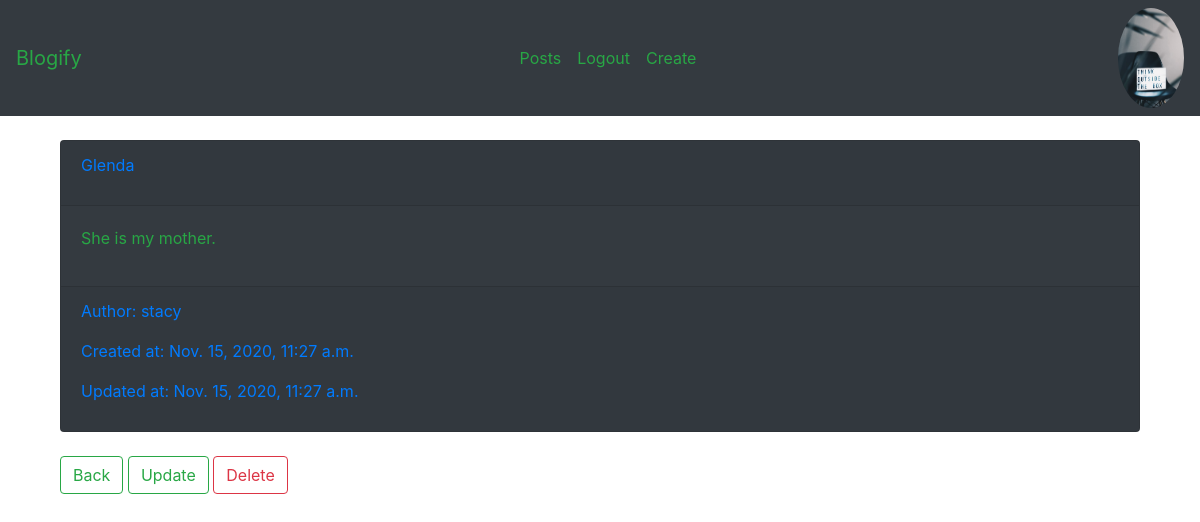
The page /posts/post/2/ (signed in) on the database its author committed.
### profiles/models.py (models this page shows, shortened)
class Profile(models.Model):
    first_name = models.CharField(max_length=100, null=True, blank=True)
    middle_name = models.CharField(max_length=100, null=True, blank=True)
    last_name = models.CharField(max_length=100, null=True, blank=True)
    user = models.OneToOneField(User, on_delete=models.CASCADE)
    bio = models.TextField(default='Welcome to Blogify!')
    email = models.EmailField(max_length=200, blank=True, default='None')
    country = models.CharField(max_length=100, blank=True, default='None')
    avatar = models.ImageField(default='blogify.jpg', upload_to='profile_photos/')
    updated = models.DateTimeField(auto_now=True)
    created = models.DateTimeField(auto_now_add=True)

### posts/models.py (models this page shows, shortened)
class Posts(models.Model):
    title = models.CharField(max_length=100)
    content = models.TextField()
    author = models.ForeignKey(User, on_delete=models.CASCADE)
    updated = models.DateTimeField(auto_now=True)
    created = models.DateTimeField(auto_now_add=True)
    class Meta:
        ordering = ('-created',)
        verbose_name = 'Post'

### posts/views.py (the view)
# urls.py: path('post/<str:pk>/', post_detail, name='detail-post'),
def post_detail(request, pk):
    post = Posts.objects.get(pk=pk)
    context = {
        'post': post
    }
    return render(request, 'posts/post_detail.html', context)

### posts/templates/posts/post_detail.html (shortened to what this page needs)
{% extends 'base.html' %}
{% block content %}
    <br>
    <div class="container">
        <div class="row">
            <div class="col">
                <div class="container">
                    <div class="row">
                        <div class="col">
                            <div class="card bg-dark">
                                <div class="card-header">
                                    <p class='text-primary'>{{ post.title }}</p>
                                </div>
                                <div class="card-body">
                                    <p class="text-success">{{ post.content }}</p>
                                </div>
                                <div class='card-footer'>
                                    <p class="text-primary">Author: {{ post.author }}</p>
                                    <p class="text-primary">Created at: {{ post.created }}</p>
                                    <p class="text-primary">Updated at: {{ post.updated }}</p>
                                </div>
                            </div>
                            <br>
                            <a class="btn btn-outline-success" href="{% url 'posts:all-posts' %}">Back</a>
                            <a class="btn btn-outline-success" href="{% url 'posts:update-post' post.pk %}">Update</a>
                            <a class="btn btn-outline-danger" href="{% url 'posts:delete-post' post.pk %}">Delete</a>
                        </div>
                    </div>
                </div>
            </div>
        </div>
    </div>
{% endblock content %}

### templates/navbar.html (shortened to what this page needs)
<nav class="navbar navbar-expand-lg navbar-dark bg-dark">
  <a class="navbar-brand text-success" href="{% url 'home' %}">Blogify</a>
  <div class="collapse navbar-collapse" id="navbarSupportedContent">
    <ul class="navbar-nav m-auto">
      <li class="nav-item">
        <a class="nav-link text-success" href="{% url 'posts:all-posts' %}">Posts</a>
      </li>
      {% if request.user.is_authenticated %}
        <li class="nav-item">
          <a class="nav-link text-success" href="{% url 'users:logout' %}">Logout</a>
        </li>
        <li class="nav-item">
          <a class="nav-link text-success" href="{% url 'posts:create-post' %}">Create</a>
        </li>
      {% endif %}
    </ul>
    {% if request.user.is_authenticated %}
        <a href="{% url 'profiles:my-profile' %}"><img class="rounded-circle" height="100px" src="{{ request.user.profile.avatar.url }}" alt="profile photo"></a>
    {% endif %}
  </div>
</nav>

### rows shown on the page
Posts: title "Glenda", content "She is my mother.", author "stacy", created "Nov. 15, 2020, 11:27 a.m.", updated "Nov. 15, 2020, 11:27 a.m."
